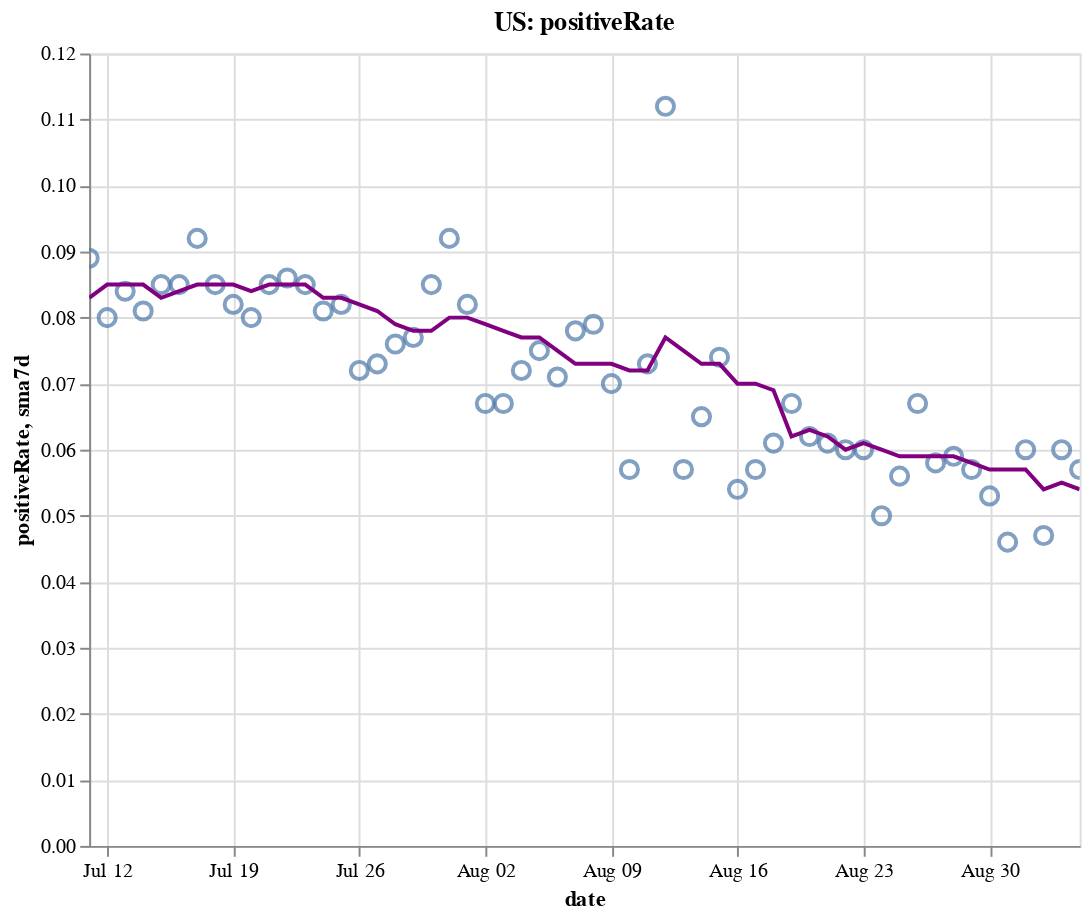

Notebook code cell kept with this figure:
### Code cell
create_plot(us, 'positiveRate')

### Figure 1 — Vega-Lite specification as saved in the notebook (floating-point values rounded to 4 significant figures)
{"config": {"view": {"continuousWidth": 400, "continuousHeight": 300}}, "layer": [{"layer": [{"mark": {"type": "point", "size": 75}, "encoding": {"tooltip": [{"type": "temporal", "field": "date"}, {"type": "quantitative", "field": "positiveRate"}, {"type": "quantitative", "field": "sma7d"}], "x": {"type": "temporal", "field": "date"}, "y": {"type": "quantitative", "field": "positiveRate"}}, "selection": {"selector004": {"type": "interval", "bind": "scales", "encodings": ["x", "y"]}}}, {"mark": {"type": "line", "color": "purple"}, "encoding": {"x": {"type": "temporal", "field": "date"}, "y": {"type": "quantitative", "field": "sma7d"}}}]}, {"mark": {"type": "rule", "color": "#aaa"}, "encoding": {"x": {"type": "temporal", "field": "date"}}, "transform": [{"filter": {"selection": "selector003"}}]}, {"mark": "circle", "encoding": {"opacity": {"condition": {"value": 1, "selection": "selector003"}, "value": 0}, "tooltip": [{"type": "temporal", "field": "date"}, {"type": "quantitative", "field": "positiveRate"}, {"type": "quantitative", "field": "sma7d"}], "x": {"type": "temporal", "field": "date"}, "y": {"type": "quantitative", "field": "positiveRate"}}, "selection": {"selector003": {"type": "single", "encodings": ["x"], "on": "mouseover", "nearest": true, "empty": "none"}}}, {"mark": {"type": "text", "align": "left", "dx": 5, "dy": -5, "stroke": "white", "strokeWidth": 2}, "encoding": {"text": {"type": "quantitative", "field": "positiveRate"}, "tooltip": [{"type": "temporal", "field": "date"}, {"type": "quantitative", "field": "positiveRate"}, {"type": "quantitative", "field": "sma7d"}], "x": {"type": "temporal", "field": "date"}, "y": {"type": "quantitative", "field": "positiveRate"}}, "transform": [{"filter": {"selection": "selector003"}}]}, {"mark": {"type": "text", "align": "left", "dx": 5, "dy": -5}, "encoding": {"text": {"type": "quantitative", "field": "positiveRate"}, "tooltip": [{"type": "temporal", "field": "date"}, {"type": "quantitative", "field": "positiveRate"}, {"type": "quantitative", "field": "sma7d"}], "x": {"type": "temporal", "field": "date"}, "y": {"type": "quantitative", "field": "positiveRate"}}, "transform": [{"filter": {"selection": "selector003"}}]}], "data": {"name": "data-00dbe1a3fa70df21cd2cb055dfaacd39"}, "height": 400, "title": "US: positiveRate", "width": 500, "$schema": "https://vega.github.io/schema/vega-lite/v4.8.1.json", "datasets": {"data-00dbe1a3fa70df21cd2cb055dfaacd39": [{"date": "2020-07-11T00:00:00", "totalTestResultsIncrease": 707800.0, "positiveIncrease": 62900.0, "death": 127000.0, "deathIncrease": 757.0, "positiveRate": 0.089, "state": "US", "sma7d": 0.083}, {"date": "2020-07-12T00:00:00", "totalTestResultsIncrease": 769400.0, "positiveIncrease": 61310.0, "death": 127500.0, "deathIncrease": 476.0, "positiveRate": 0.08, "state": "US", "sma7d": 0.085}, {"date": "2020-07-13T00:00:00", "totalTestResultsIncrease": 691900.0, "positiveIncrease": 58100.0, "death": 127800.0, "deathIncrease": 327.0, "positiveRate": 0.084, "state": "US", "sma7d": 0.085}, {"date": "2020-07-14T00:00:00", "totalTestResultsIncrease": 770000.0, "positiveIncrease": 62730.0, "death": 128600.0, "deathIncrease": 736.0, "positiveRate": 0.081, "state": "US", "sma7d": 0.085}, {"date": "2020-07-15T00:00:00", "totalTestResultsIncrease": 773200.0, "positiveIncrease": 65800.0, "death": 129400.0, "deathIncrease": 858.0, "positiveRate": 0.085, "state": "US", "sma7d": 0.083}, {"date": "2020-07-16T00:00:00", "totalTestResultsIncrease": 832400.0, "positiveIncrease": 71040.0, "death": 130400.0, "deathIncrease": 947.0, "positiveRate": 0.085, "state": "US", "sma7d": 0.084}, {"date": "2020-07-17T00:00:00", "totalTestResultsIncrease": 839300.0, "positiveIncrease": 76840.0, "death": 131300.0, "deathIncrease": 951.0, "positiveRate": 0.092, "state": "US", "sma7d": 0.085}, {"date": "2020-07-18T00:00:00", "totalTestResultsIncrease": 763600.0, "positiveIncrease": 64950.0, "death": 132200.0, "deathIncrease": 872.0, "positiveRate": 0.085, "state": "US", "sma7d": 0.085}, {"date": "2020-07-19T00:00:00", "totalTestResultsIncrease": 786700.0, "positiveIncrease": 64260.0, "death": 132700.0, "deathIncrease": 527.0, "positiveRate": 0.082, "state": "US", "sma7d": 0.085}, {"date": "2020-07-20T00:00:00", "totalTestResultsIncrease": 712400.0, "positiveIncrease": 57040.0, "death": 133100.0, "deathIncrease": 363.0, "positiveRate": 0.08, "state": "US", "sma7d": 0.084}, {"date": "2020-07-21T00:00:00", "totalTestResultsIncrease": 754900.0, "positiveIncrease": 63930.0, "death": 134100.0, "deathIncrease": 1039.0, "positiveRate": 0.085, "state": "US", "sma7d": 0.085}, {"date": "2020-07-22T00:00:00", "totalTestResultsIncrease": 801600.0, "positiveIncrease": 69330.0, "death": 135300.0, "deathIncrease": 1171.0, "positiveRate": 0.086, "state": "US", "sma7d": 0.085}, {"date": "2020-07-23T00:00:00", "totalTestResultsIncrease": 845900.0, "positiveIncrease": 71550.0, "death": 136400.0, "deathIncrease": 1056.0, "positiveRate": 0.085, "state": "US", "sma7d": 0.085}, {"date": "2020-07-24T00:00:00", "totalTestResultsIncrease": 933600.0, "positiveIncrease": 75240.0, "death": 137500.0, "deathIncrease": 1176.0, "positiveRate": 0.081, "state": "US", "sma7d": 0.083}, {"date": "2020-07-25T00:00:00", "totalTestResultsIncrease": 791000.0, "positiveIncrease": 64740.0, "death": 138500.0, "deathIncrease": 1023.0, "positiveRate": 0.082, "state": "US", "sma7d": 0.083}, {"date": "2020-07-26T00:00:00", "totalTestResultsIncrease": 851100.0, "positiveIncrease": 61000.0, "death": 139100.0, "deathIncrease": 559.0, "positiveRate": 0.072, "state": "US", "sma7d": 0.082}, {"date": "2020-07-27T00:00:00", "totalTestResultsIncrease": 762700.0, "positiveIncrease": 55330.0, "death": 140200.0, "deathIncrease": 1060.0, "positiveRate": 0.073, "state": "US", "sma7d": 0.081}, {"date": "2020-07-28T00:00:00", "totalTestResultsIncrease": 738100.0, "positiveIncrease": 56450.0, "death": 141300.0, "deathIncrease": 1122.0, "positiveRate": 0.076, "state": "US", "sma7d": 0.079}, {"date": "2020-07-29T00:00:00", "totalTestResultsIncrease": 864500.0, "positiveIncrease": 66960.0, "death": 142800.0, "deathIncrease": 1492.0, "positiveRate": 0.077, "state": "US", "sma7d": 0.078}, {"date": "2020-07-30T00:00:00", "totalTestResultsIncrease": 814700.0, "positiveIncrease": 69420.0, "death": 144000.0, "deathIncrease": 1259.0, "positiveRate": 0.085, "state": "US", "sma7d": 0.078}, {"date": "2020-07-31T00:00:00", "totalTestResultsIncrease": 731900.0, "positiveIncrease": 67620.0, "death": 145400.0, "deathIncrease": 1312.0, "positiveRate": 0.092, "state": "US", "sma7d": 0.08}, {"date": "2020-08-01T00:00:00", "totalTestResultsIncrease": 745700.0, "positiveIncrease": 61100.0, "death": 146500.0, "deathIncrease": 1190.0, "positiveRate": 0.082, "state": "US", "sma7d": 0.08}, {"date": "2020-08-02T00:00:00", "totalTestResultsIncrease": 699500.0, "positiveIncrease": 46760.0, "death": 147000.0, "deathIncrease": 498.0, "positiveRate": 0.067, "state": "US", "sma7d": 0.079}, {"date": "2020-08-03T00:00:00", "totalTestResultsIncrease": 745100.0, "positiveIncrease": 49770.0, "death": 147600.0, "deathIncrease": 519.0, "positiveRate": 0.067, "state": "US", "sma7d": 0.078}, {"date": "2020-08-04T00:00:00", "totalTestResultsIncrease": 717100.0, "positiveIncrease": 51860.0, "death": 148800.0, "deathIncrease": 1255.0, "positiveRate": 0.072, "state": "US", "sma7d": 0.077}, {"date": "2020-08-05T00:00:00", "totalTestResultsIncrease": 699600.0, "positiveIncrease": 52330.0, "death": 150200.0, "deathIncrease": 1346.0, "positiveRate": 0.075, "state": "US", "sma7d": 0.077}, {"date": "2020-08-06T00:00:00", "totalTestResultsIncrease": 766600.0, "positiveIncrease": 54180.0, "death": 151400.0, "deathIncrease": 1251.0, "positiveRate": 0.071, "state": "US", "sma7d": 0.075}, {"date": "2020-08-07T00:00:00", "totalTestResultsIncrease": 785400.0, "positiveIncrease": 61350.0, "death": 152700.0, "deathIncrease": 1333.0, "positiveRate": 0.078, "state": "US", "sma7d": 0.073}, {"date": "2020-08-08T00:00:00", "totalTestResultsIncrease": 683400.0, "positiveIncrease": 53710.0, "death": 153800.0, "deathIncrease": 1089.0, "positiveRate": 0.079, "state": "US", "sma7d": 0.073}, {"date": "2020-08-09T00:00:00", "totalTestResultsIncrease": 724000.0, "positiveIncrease": 50620.0, "death": 154400.0, "deathIncrease": 616.0, "positiveRate": 0.07, "state": "US", "sma7d": 0.073}, {"date": "2020-08-10T00:00:00", "totalTestResultsIncrease": 740900.0, "positiveIncrease": 42090.0, "death": 154900.0, "deathIncrease": 426.0, "positiveRate": 0.057, "state": "US", "sma7d": 0.072}, {"date": "2020-08-11T00:00:00", "totalTestResultsIncrease": 760000.0, "positiveIncrease": 55700.0, "death": 156200.0, "deathIncrease": 1326.0, "positiveRate": 0.073, "state": "US", "sma7d": 0.072}, {"date": "2020-08-12T00:00:00", "totalTestResultsIncrease": 500200.0, "positiveIncrease": 56130.0, "death": 157700.0, "deathIncrease": 1517.0, "positiveRate": 0.112, "state": "US", "sma7d": 0.077}, {"date": "2020-08-13T00:00:00", "totalTestResultsIncrease": 900300.0, "positiveIncrease": 51760.0, "death": 158900.0, "deathIncrease": 1163.0, "positiveRate": 0.057, "state": "US", "sma7d": 0.075}, {"date": "2020-08-14T00:00:00", "totalTestResultsIncrease": 862300.0, "positiveIncrease": 55640.0, "death": 160100.0, "deathIncrease": 1216.0, "positiveRate": 0.065, "state": "US", "sma7d": 0.073}, {"date": "2020-08-15T00:00:00", "totalTestResultsIncrease": 756700.0, "positiveIncrease": 56150.0, "death": 161300.0, "deathIncrease": 1219.0, "positiveRate": 0.074, "state": "US", "sma7d": 0.073}, {"date": "2020-08-16T00:00:00", "totalTestResultsIncrease": 790400.0, "positiveIncrease": 42490.0, "death": 161900.0, "deathIncrease": 619.0, "positiveRate": 0.054, "state": "US", "sma7d": 0.07}, {"date": "2020-08-17T00:00:00", "totalTestResultsIncrease": 670100.0, "positiveIncrease": 37880.0, "death": 162300.0, "deathIncrease": 407.0, "positiveRate": 0.057, "state": "US", "sma7d": 0.07}, {"date": "2020-08-18T00:00:00", "totalTestResultsIncrease": 663600.0, "positiveIncrease": 40800.0, "death": 163500.0, "deathIncrease": 1196.0, "positiveRate": 0.061, "state": "US", "sma7d": 0.069}, {"date": "2020-08-19T00:00:00", "totalTestResultsIncrease": 674000.0, "positiveIncrease": 44950.0, "death": 165000.0, "deathIncrease": 1420.0, "positiveRate": 0.067, "state": "US", "sma7d": 0.062}, {"date": "2020-08-20T00:00:00", "totalTestResultsIncrease": 703300.0, "positiveIncrease": 43760.0, "death": 166100.0, "deathIncrease": 1134.0, "positiveRate": 0.062, "state": "US", "sma7d": 0.063}, {"date": "2020-08-21T00:00:00", "totalTestResultsIncrease": 759100.0, "positiveIncrease": 46560.0, "death": 167200.0, "deathIncrease": 1123.0, "positiveRate": 0.061, "state": "US", "sma7d": 0.062}, {"date": "2020-08-22T00:00:00", "totalTestResultsIncrease": 773800.0, "positiveIncrease": 46240.0, "death": 168200.0, "deathIncrease": 1029.0, "positiveRate": 0.06, "state": "US", "sma7d": 0.06}, {"date": "2020-08-23T00:00:00", "totalTestResultsIncrease": 629500.0, "positiveIncrease": 37570.0, "death": 168800.0, "deathIncrease": 572.0, "positiveRate": 0.06, "state": "US", "sma7d": 0.061}, {"date": "2020-08-24T00:00:00", "totalTestResultsIncrease": 692200.0, "positiveIncrease": 34640.0, "death": 169200.0, "deathIncrease": 343.0, "positiveRate": 0.05, "state": "US", "sma7d": 0.06}, {"date": "2020-08-25T00:00:00", "totalTestResultsIncrease": 645600.0, "positiveIncrease": 36370.0, "death": 170300.0, "deathIncrease": 1147.0, "positiveRate": 0.056, "state": "US", "sma7d": 0.059}, {"date": "2020-08-26T00:00:00", "totalTestResultsIncrease": 655700.0, "positiveIncrease": 44060.0, "death": 171600.0, "deathIncrease": 1298.0, "positiveRate": 0.067, "state": "US", "sma7d": 0.059}, {"date": "2020-08-27T00:00:00", "totalTestResultsIncrease": 751900.0, "positiveIncrease": 43980.0, "death": 172700.0, "deathIncrease": 1129.0, "positiveRate": 0.058, "state": "US", "sma7d": 0.059}, {"date": "2020-08-28T00:00:00", "totalTestResultsIncrease": 783200.0, "positiveIncrease": 46550.0, "death": 173800.0, "deathIncrease": 1023.0, "positiveRate": 0.059, "state": "US", "sma7d": 0.059}, {"date": "2020-08-29T00:00:00", "totalTestResultsIncrease": 775600.0, "positiveIncrease": 44500.0, "death": 174800.0, "deathIncrease": 1015.0, "positiveRate": 0.057, "state": "US", "sma7d": 0.058}, {"date": "2020-08-30T00:00:00", "totalTestResultsIncrease": 746500.0, "positiveIncrease": 39500.0, "death": 175200.0, "deathIncrease": 475.0, "positiveRate": 0.053, "state": "US", "sma7d": 0.057}, {"date": "2020-08-31T00:00:00", "totalTestResultsIncrease": 685600.0, "positiveIncrease": 31410.0, "death": 175600.0, "deathIncrease": 366.0, "positiveRate": 0.046, "state": "US", "sma7d": 0.057}, {"date": "2020-09-01T00:00:00", "totalTestResultsIncrease": 704300.0, "positiveIncrease": 42420.0, "death": 176600.0, "deathIncrease": 1027.0, "positiveRate": 0.06, "state": "US", "sma7d": 0.057}, {"date": "2020-09-02T00:00:00", "totalTestResultsIncrease": 649600.0, "positiveIncrease": 30600.0, "death": 177700.0, "deathIncrease": 1032.0, "positiveRate": 0.047, "state": "US", "sma7d": 0.054}, {"date": "2020-09-03T00:00:00", "totalTestResultsIncrease": 734200.0, "positiveIncrease": 44290.0, "death": 178700.0, "deathIncrease": 1070.0, "positiveRate": 0.06, "state": "US", "sma7d": 0.055}, {"date": "2020-09-04T00:00:00", "totalTestResultsIncrease": 908000.0, "positiveIncrease": 51380.0, "death": 179700.0, "deathIncrease": 998.0, "positiveRate": 0.057, "state": "US", "sma7d": 0.054}]}}
